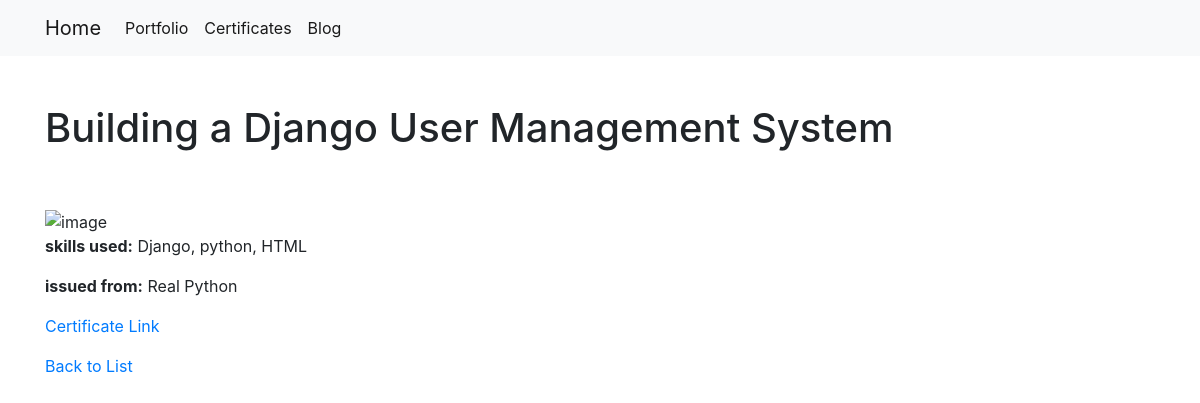
Page /all_certificates/2 on the committed database.
### certificates/models.py (models this page shows)
class Certificate(models.Model):
    title = models.CharField(max_length=100)
    skills = models.CharField(max_length=100)
    source = models.CharField(max_length=20) # i.e. Codecademy
    link = models.URLField(max_length=200)
    cert_image = models.CharField(max_length=100)

### certificates/views.py (the view)
# urls.py: path("<int:pk>", views.certificate_detail, name="certificate_detail"),
def certificate_detail(request, pk):
    certificates = Certificate.objects.get(pk=pk)
    return render(request, 'certificates/certificate_detail.html',
                  {'certificate': certificates})

### certificates/templates/certificates/certificate_detail.html (shortened to what this page needs)
{% extends "projects/base.html" %}
{% load static %}
{% block content %}
<br>
    <h1>{{ certificate.title }}</h1>
<br>
    <img src="{% static cert_image.image %}" alt="image">
    <p> <strong>skills used:</strong> {{ certificate.skills }}</p>
    <p> <strong>issued from:</strong> {{ certificate.source }}</p>
    <a href="{{ certificate.link }}">Certificate Link</a>
<a href="{% url 'all_certificates' %}">Back to  List</a>
{% endblock %}

### rows in the picture
Certificate: title "Building a Django User Management System", skills "Django, python, HTML", source "Real Python"
